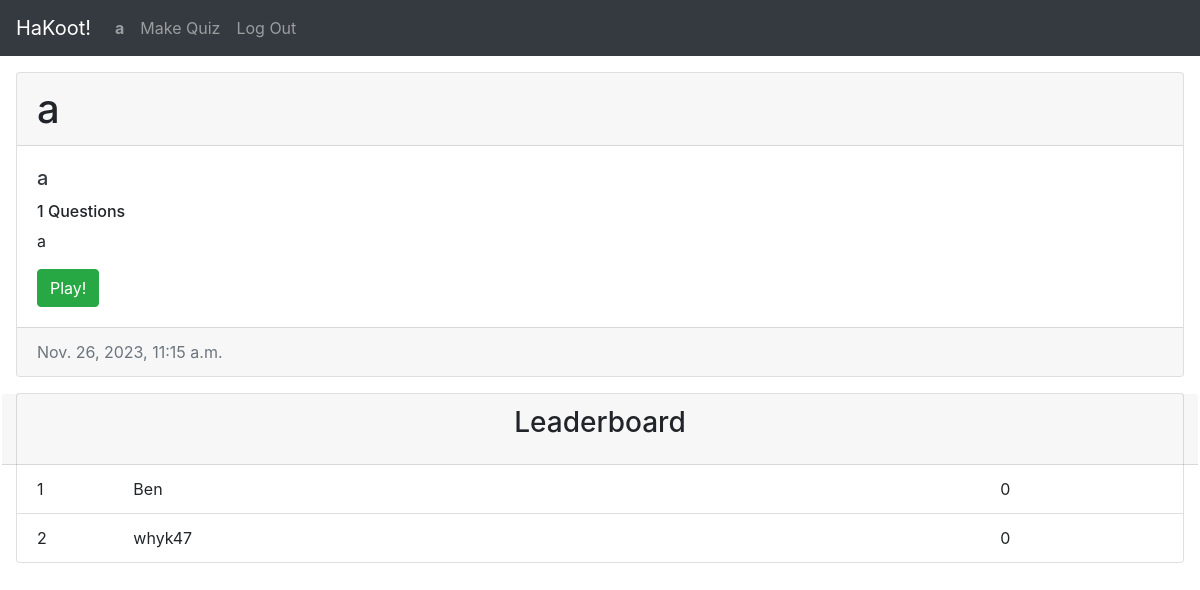
Page /view/24 (signed in) on the committed database.
### quiz/models.py (models this page shows, shortened)
class User(AbstractUser):
    pass

class Quiz(models.Model):
    creator = models.ForeignKey(User, on_delete=models.CASCADE, related_name="quizzes")
    name = models.CharField(max_length=128)
    desc = models.CharField(max_length=512, default="")
    timestamp = models.DateTimeField(auto_now_add=True, blank=True, null=True)
    def num_questions(self):
        return self.questions.all().count()

class Quiz_attempt(models.Model):
    user = models.ForeignKey(User, on_delete=models.CASCADE, related_name="attempts")
    quiz = models.ForeignKey(Quiz, on_delete=models.CASCADE, related_name="attempts")
    timestamp = models.DateTimeField(auto_now_add=True, blank=True, null=True)
    def score(self):
        return sum([attempt.score() for attempt in self.qn_attempts.all()])

class Question_attempt(models.Model):
    question = models.ForeignKey(Question, on_delete=models.CASCADE, related_name="attempts")
    option_chosen = models.IntegerField(default=-1)
    quiz_attempt = models.ForeignKey(Quiz_attempt, on_delete=models.CASCADE, related_name="qn_attempts")
    time_left = models.DecimalField(decimal_places=2, max_digits=10, default=0.0)
    def correct(self):
        return int(self.question.correct_option) == int(self.option_chosen)
    def score(self):
        if self.correct():
            return int(500 + 500 * (self.time_left / self.question.time_limit))
        else:
            return 0

class Question(models.Model):
    quiz = models.ForeignKey(Quiz, on_delete=models.CASCADE, related_name="questions")
    question = models.CharField(max_length=512)
    qn_no = models.IntegerField(default=1, validators=[
        MinValueValidator(0)
    ])
    correct_option = models.IntegerField(default=0, choices=(
        (i - 1, i) for i in range(1, 5)
    ))
    time_limit = models.IntegerField(default=30, choices=(
        (i * 10, i * 10) for i in range(1, 7)
    ))

### quiz/views.py (the view)
# urls.py: path("view/<int:quiz_id>", views.view, name="view"),
def view(request, quiz_id):
    quiz = Quiz.objects.get(id=quiz_id)
    if request.user.is_authenticated:
        quiz_attempt = Quiz_attempt.objects.filter(user=request.user, quiz=quiz).first()
    else:
        quiz_attempt = None
    all_attempts = Quiz_attempt.objects.filter(quiz=quiz).all()
    leaderboard = sorted(all_attempts, key=lambda x: x.score(), reverse=True)[:5]
    return render(request, "quiz/view.html", {
        "quiz": quiz,
        "quiz_attempt": quiz_attempt,
        "leaderboard": leaderboard
    })

### quiz/templates/quiz/view.html (shortened to what this page needs)
{% extends "quiz/layout.html" %}
{% load static %}
{% block body %}
    <div class="card m-3">
        <h1 class="card-header">{{ quiz.name }}</h1>
        <div class="card-body">
            <a href="{% url 'quiz:profile' quiz.creator %}">
                <h5 class="card-title text-dark">{{ quiz.creator }}</h5>
            </a>
            <h6 class="card-text">{{ quiz.num_questions }} Questions</h6>
            <p class="card-text">{{ quiz.desc }}</p>
            {% if user.is_authenticated and quiz_attempt is None %}
                <a href="{% url 'quiz:play' quiz.id %}"><button class="btn btn-success">Play!</button></a>
            {% elif user.is_authenticated %}
                <button class="btn btn-success" disabled>Already Attempted</button>
            {% else %}
                <button class="btn btn-success" disabled>Login to Play</button>
            {% endif %}
        </div>
        <div class="card-footer text-muted">{{ quiz.timestamp }}</div>
    </div>
    <div class="card m-3" id="leaderboard">
        <div class="card-header row justify-content-center">
            <h3 class="card-title">Leaderboard</h3>
        </div>
        <ul class="list-group list-group-flush">
            {% for quiz_attempt in leaderboard %}
                {% if quiz_attempt.user == user %}
                    <li class="list-group-item list-group-item-success">
                {% else %}
                    <li class="list-group-item">
                {% endif %}
                        <div class="row">
                            <div class="col-1">{{ forloop.counter }}</div>
                            <div class="col-9 username">{{ quiz_attempt.user.username }}</div>
                            <div class="col-2 score">{{ quiz_attempt.score }}</div>
                        </div>
                    </li>
            {% empty %}
                <li class="list-group-item">No attempts yet</li>
            {% endfor %}
        </ul>
    </div>
{% endblock %}

### quiz/templates/quiz/layout.html (shortened to what this page needs)
{% load static %}
<!DOCTYPE html>
<html lang="en" data-bs-theme="dark">
    <head>
        <link rel="stylesheet" href="https://stackpath.bootstrapcdn.com/bootstrap/4.4.1/css/bootstrap.min.css">
        <link href="{% static 'quiz/styles.css' %}" rel="stylesheet">
    </head>
    <body>
        <nav class="navbar navbar-expand-lg navbar-dark bg-dark">
            <a class="navbar-brand" href="{% url 'quiz:index' %}">HaKoot!</a>
            <div>
                <ul class="navbar-nav mr-auto">
                    {% if user.is_authenticated %}
                        <li class="nav-item">
                            <a class="nav-link" href="{% url 'quiz:profile' request.user.username %}"><strong>{{ user.username }}</strong></a>
                        </li>
                    {% endif %}
                    {% if user.is_authenticated %}
                        <li class="nav-item">
                            <a class="nav-link" href="{% url 'quiz:create' %}">Make Quiz</a>
                        </li>
                        <li class="nav-item">
                            <a class="nav-link" href="{% url 'quiz:logout' %}">Log Out</a>
                        </li>
                    {% endif %}
                </ul>
            </div>
          </nav>
        <div class="body">
            {% block body %}
            {% endblock %}
        </div>
    </body>
</html>

### rows in the picture
User: username "a"
Quiz: name "a", creator "a", num_questions "1", desc "a", timestamp "Nov. 26, 2023, 11:15 a.m."
Quiz_attempt: user.username "Ben", score "0"
Quiz_attempt: user.username "whyk47", score "0"
